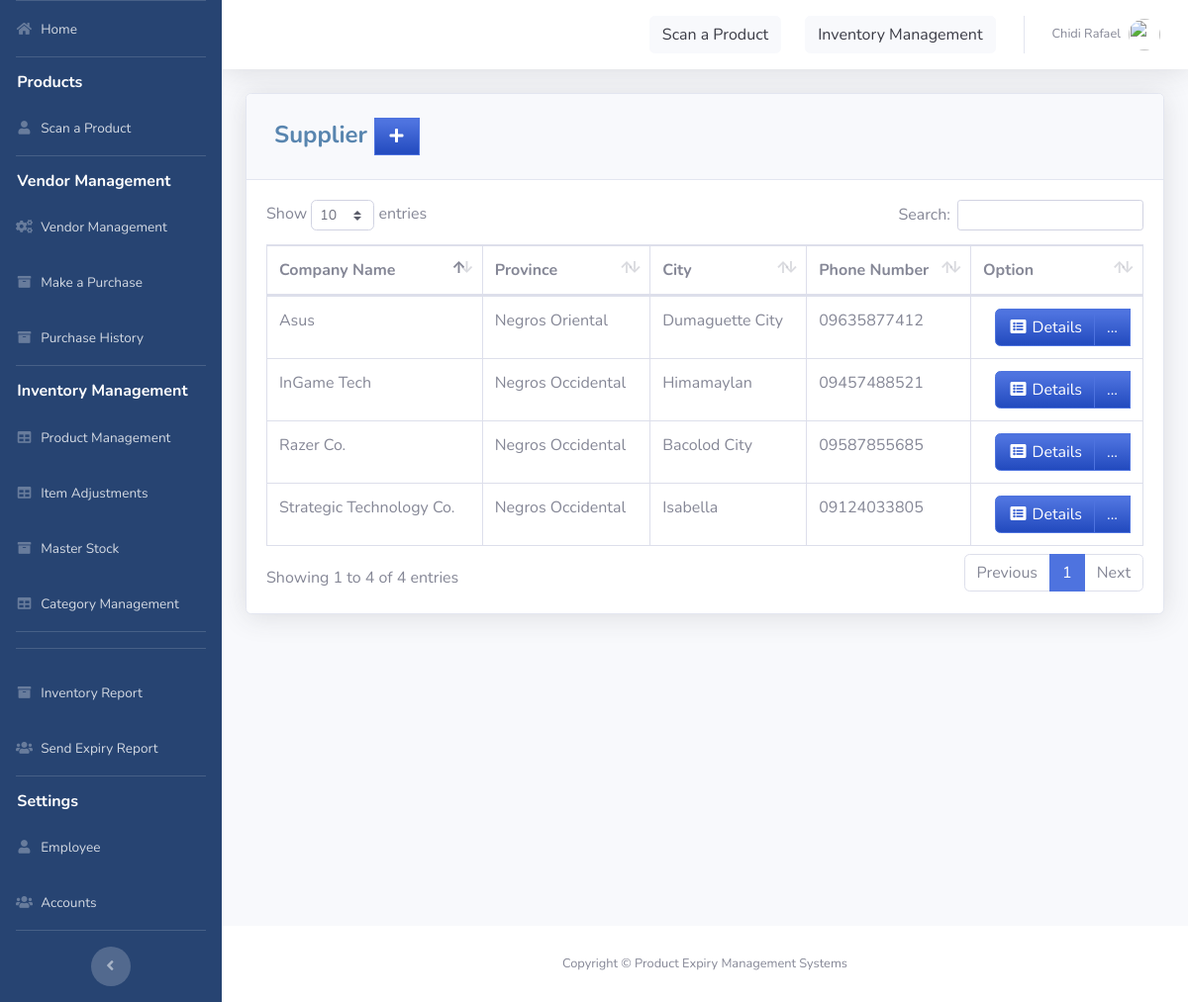
/pages/supplier.php (signed in), run on the app's committed database.
### tables this page shows
CREATE TABLE `supplier` (
  `SUPPLIER_ID` int(11) NOT NULL AUTO_INCREMENT,
  `COMPANY_NAME` varchar(50) DEFAULT NULL,
  `LOCATION_ID` int(11) NOT NULL,
  `PHONE_NUMBER` varchar(11) DEFAULT NULL,
  `STATUS` varchar(10) NOT NULL DEFAULT '1',
  PRIMARY KEY (`SUPPLIER_ID`),
  KEY `LOCATION_ID` (`LOCATION_ID`),
  CONSTRAINT `supplier_ibfk_1` FOREIGN KEY (`LOCATION_ID`) REFERENCES `location` (`LOCATION_ID`)
);

CREATE TABLE `location` (
  `LOCATION_ID` int(11) NOT NULL AUTO_INCREMENT,
  `PROVINCE` varchar(100) DEFAULT NULL,
  `CITY` varchar(100) DEFAULT NULL,
  PRIMARY KEY (`LOCATION_ID`)
);

### pages/supplier.php (the view, shortened to what this page needs)
<?php
include'../includes/connection.php';
include'../includes/sidebar.php';
?>
            <div class="card shadow mb-4">
            <div class="card-header py-3">
              <h4 class="m-2 font-weight-bold text-primary">Supplier&nbsp;<a  href="#" data-toggle="modal" data-target="#supplierModal" type="button" class="btn btn-primary bg-gradient-primary" style="border-radius: 0px;"><i class="fas fa-fw fa-plus"></i></a></h4>
            </div>
            <div class="card-body">
              <div class="table-responsive">
                <table class="table table-bordered" id="dataTable" width="100%" cellspacing="0">
               <thead>
                   <tr>
                       <th>Company Name</th>
                       <th>Province</th>
                       <th>City</th>
                       <th>Phone Number</th>
                       <th>Option</th>
                   </tr>
               </thead>
          <tbody>
<?php
    $query = 'SELECT SUPPLIER_ID, COMPANY_NAME,STATUS, l.PROVINCE, l.CITY, PHONE_NUMBER FROM supplier s join location l on s.LOCATION_ID=l.LOCATION_ID where STATUS=1 ';
        $result = mysqli_query($db, $query) or die (mysqli_error($db));
            while ($row = mysqli_fetch_assoc($result)) {
                echo '<tr>';
                echo '<td>'. $row['COMPANY_NAME'].'</td>';
                echo '<td>'. $row['PROVINCE'].'</td>';
                echo '<td>'. $row['CITY'].'</td>';
                echo '<td>'. $row['PHONE_NUMBER'].'</td>';
                      echo '<td align="right"> <div class="btn-group">
                              <a type="button" class="btn btn-primary bg-gradient-primary" href="sup_searchfrm.php?action=edit & id='.$row['SUPPLIER_ID'] . '"><i class="fas fa-fw fa-list-alt"></i> Details</a>
                            <div class="btn-group">
                              <a type="button" class="btn btn-primary bg-gradient-primary dropdown no-arrow" data-toggle="dropdown" style="color:white;">
                              ... <span class="caret"></span></a>
                            <ul class="dropdown-menu text-center" role="menu">
                                <li>
                                  <a type="button" class="btn btn-warning bg-gradient-warning btn-block" style="border-radius: 0px;" href="sup_edit.php? & id='.$row['SUPPLIER_ID']. '">
                                    <i class="fas fa-fw fa-edit"></i> Edit
                                  </a>
                                </li>
                                <li>
                                  <a type="button" class="btn btn-warning bg-gradient-warning btn-block" style="border-radius: 0px;" href="delete.php?SUPPLIER_ID='.$row['SUPPLIER_ID']. '">
                                    <i class="fas fa-fw fa-edit"></i> Delete
                                  </a>
                                </li>
                            </ul>
                            </div>
                          </div> </td>';
                      echo '</tr> ';
                        }
?>
                                </tbody>
                            </table>
                        </div>
                    </div>
                  </div>
<?php
include'../includes/footer.php';
?>

### includes/sidebar.php (shortened to what this page needs)
<!DOCTYPE html>
<html lang="en">
<head>
  <link href="../vendor/fontawesome-free/css/all.min.css" rel="stylesheet" type="text/css">
  <link href="../css/sb-admin-2.min.css" rel="stylesheet">
  <link href="../vendor/datatables/dataTables.bootstrap4.min.css" rel="stylesheet">
</head>
<body id="page-top">
  <div id="wrapper">
    <ul class="navbar-nav navblue sidebar sidebar-dark accordion" id="accordionSidebar">
      <li class="nav-item">
        <a class="nav-link" href="index.php">
          <i class="fas fa-fw fa-home"></i>
          <span>Home</span></a>
      </li>
      <hr class="sidebar-divider">
        <h6 style="color: white" class="nav-item"><b>&nbsp;&nbsp;&nbsp;&nbsp;Products</b></h6>
      <li class="nav-item">
        <a class="nav-link" href="pos.php">
          <i class="fas fa-fw fa-user"></i>
          <span>Scan a Product</span></a>
      </li>
       <hr class="sidebar-divider">
      <h6 style="color: white" class="nav-item"><b>&nbsp;&nbsp;&nbsp;&nbsp;Vendor Management</b></h6>
<li class="nav-item">
        <a class="nav-link" href="supplier.php">
          <i class="fas fa-fw fa-cogs"></i>
          <span>Vendor Management</span></a>
      </li>
<li class="nav-item">
        <a class="nav-link" href="purchase.php">
          <i class="fas fa-fw fa-archive"></i>
          <span>Make a Purchase</span></a>
      </li>
      <li class="nav-item">
        <a class="nav-link" href="received.php">
          <i class="fas fa-fw fa-archive"></i>
          <span>Purchase History</span></a>
      </li>
      <hr class="sidebar-divider">
      <h6 style="color: white" class="nav-item"><b>&nbsp;&nbsp;&nbsp;&nbsp;Inventory Management</b></h6>
      <li class="nav-item">
        <a class="nav-link" href="product.php">
          <i class="fas fa-fw fa-table"></i>
          <span>Product Management</span></a>
      </li>
      <li class="nav-item">
        <a class="nav-link" href="items.php">
          <i class="fas fa-fw fa-table"></i>
          <span>Item Adjustments</span></a>
      </li>
       <li class="nav-item">
        <a class="nav-link" href="items-summary.php">
          <i class="fas fa-fw fa-archive"></i>
          <span>Master Stock</span></a>
      </li>
      <li class="nav-item">
        <a class="nav-link" href="category.php">
          <i class="fas fa-fw fa-table"></i>
          <span>Category Management</span></a>
      </li>
       <hr class="sidebar-divider">
       <hr class="sidebar-divider">
           <li class="nav-item">
        <a class="nav-link" href="inventory.php">
          <i class="fas fa-fw fa-archive"></i>
          <span>Inventory Report</span></a>
      </li>
      <li class="nav-item">
        <a class="nav-link" href="report-from.php">
          <i class="fas fa-fw fa-users"></i>
          <span>Send Expiry Report</span></a>
      </li>
       <hr class="sidebar-divider">
       <h6 style="color: white" class="nav-item"><b>&nbsp;&nbsp;&nbsp;&nbsp;Settings</b></h6>
       <li class="nav-item">
        <a class="nav-link" href="employee.php">
          <i class="fas fa-fw fa-user"></i>
          <span>Employee</span></a>
      </li>
      <li class="nav-item">
        <a class="nav-link" href="user.php">
          <i class="fas fa-fw fa-users"></i>
          <span>Accounts</span></a>
      </li>
      <hr class="sidebar-divider d-none d-md-block">
      <div class="text-center d-none d-md-inline">
        <button class="rounded-circle border-0" id="sidebarToggle"></button>
      </div>
    </ul>
    <?php include_once 'topbar.php'; ?>

### includes/topbar.php (shortened to what this page needs)
<div id="content-wrapper" class="d-flex flex-column">
  <div id="content">
    <nav class="navbar navbar-expand navbar-light bg-white topbar mb-4 static-top shadow">
      <ul class="navbar-nav ml-auto">
        <li class="nav-item dropdown no-arrow">
          <a class="nav-link" href="pos.php" role="button">
            <span class="btn btn-light">Scan a Product</span>
          </a>
        </li>
        <li class="nav-item dropdown no-arrow">
          <a class="nav-link" href="items.php" role="button">
            <span class="btn btn-light">Inventory Management</span>
          </a>
        </li>
        <li class="nav-item dropdown no-arrow">
          <a class="nav-link dropdown-toggle" href="#" id="userDropdown" role="button" data-toggle="dropdown" aria-haspopup="true" aria-expanded="false">
            <span class="mr-2 d-none d-lg-inline text-gray-600 small"><?php echo  $_SESSION['FIRST_NAME']. ' '.$_SESSION['LAST_NAME'] ;?></span>
            <img class="img-profile rounded-circle"
            <?php
              if($_SESSION['GENDER']=='Male'){
                echo 'src="https://encrypted-tbn0.gstatic.com/images?q=tbn:ANd9GcTS0rikanm-OEchWDtCAWQ_s1hQq1nOlQUeJr242AdtgqcdEgm0Dg"';
              }else{
                echo 'src="https://encrypted-tbn0.gstatic.com/images?q=tbn:ANd9GcSNngF0RFPjyGl4ybo78-XYxxeap88Nvsyj1_txm6L4eheH8ZBu"';
              }
            ?>>
          </a>
        </li>
      </ul>
    </nav>
    <div class="container-fluid">

### includes/footer.php (shortened to what this page needs)
        </div>
      </div>
      <footer class="sticky-footer bg-white">
        <div class="container my-auto">
          <div class="copyright text-center my-auto">
              <span>Copyright © Product Expiry Management Systems</span>
          </div>
        </div>
      </footer>
    </div>
  </div>
</body>
</html>

### includes/sidebar.php (style rules this page uses)
.navblue { background-color: #274472; }

### data on the page
supplier: COMPANY_NAME "InGame Tech", LOCATION_ID.PROVINCE "Negros Occidental", LOCATION_ID.CITY "Himamaylan", PHONE_NUMBER "09457488521"
supplier: COMPANY_NAME "Asus", LOCATION_ID.PROVINCE "Negros Oriental", LOCATION_ID.CITY "Dumaguette City", PHONE_NUMBER "09635877412"
supplier: COMPANY_NAME "Razer Co.", LOCATION_ID.PROVINCE "Negros Occidental", LOCATION_ID.CITY "Bacolod City", PHONE_NUMBER "09587855685"
supplier: COMPANY_NAME "Strategic Technology Co.", LOCATION_ID.PROVINCE "Negros Occidental", LOCATION_ID.CITY "Isabella", PHONE_NUMBER "09124033805"

### other printed values
$_SESSION['FIRST_NAME'] "Chidi"
$_SESSION['LAST_NAME'] "Rafael"
